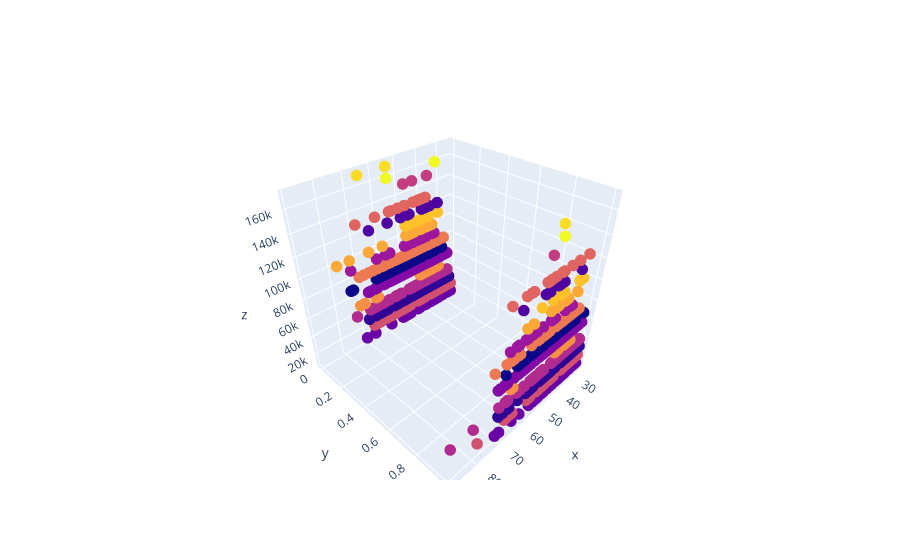
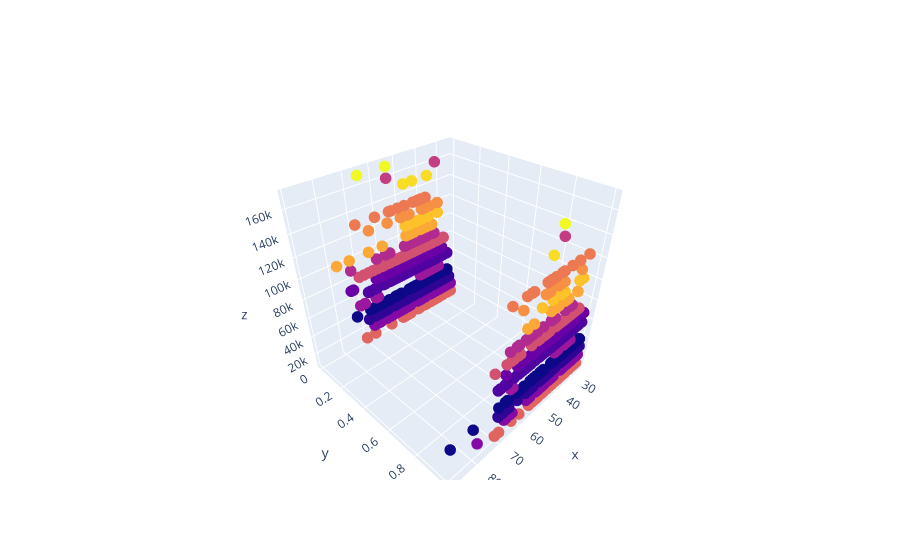
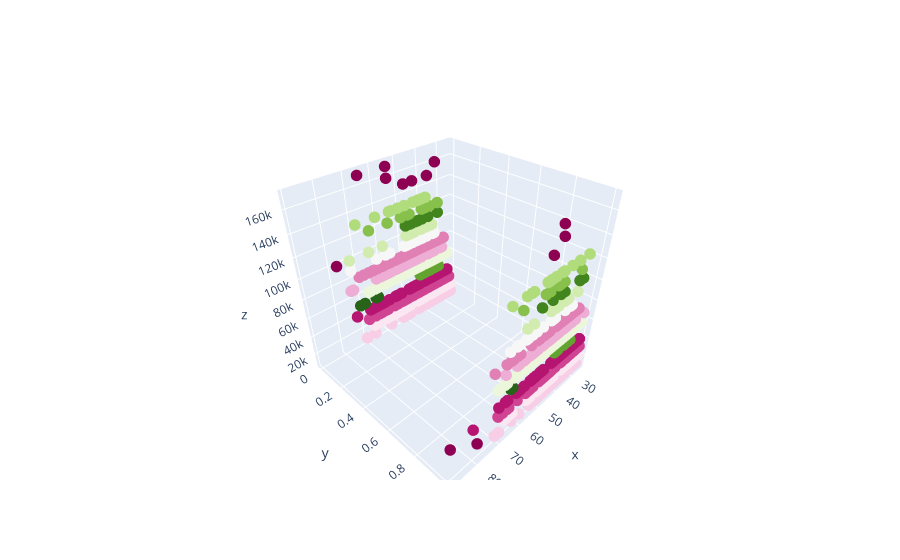

Here is the notebook cell these charts were saved with, in order:
### Code cell
import pandas as pd
import numpy as np
import matplotlib.pyplot as plt
from sklearn.cluster import KMeans
import plotly.graph_objects as go
from sklearn.metrics import silhouette_score
from sklearn.cluster import AgglomerativeClustering
from sklearn.cluster import DBSCAN
import time

# Датасет для работы берется из прошлой работы
data = pd.read_csv('bike_stats.csv', sep=',')
data=data.dropna()
data['Gender'].replace('Male',0,inplace=True)
data['Gender'].replace('Female',1,inplace=True)
data=data.drop(['ID', 'Marital Status', 'Education', 'Occupation','Home Owner','Commute Distance','Region','Purchased Bike'], axis=1)


# Переменные для замера времени работы алгоритмов
delta1 = delta2 = delta3 = 0


def task1():
    print('\nВыполнение первого задания:\n')
    print('Кол-во пустых строк ->: ',data.isna().sum().sum())


    print('\nПервые 5 строк таблицы:\n', data.head())


def task2():
    print('\nВыполнение второго задания:\n'
          'Результат кластеризации представлен на диаграммах.')

    models = []
    score1 = []
    score2 = []

    for i in range(2, 19):
        model = KMeans(n_clusters=i, random_state=123, init='k-means++').fit(data)
        models.append(model)
        score1.append(model.inertia_)
        score2.append(silhouette_score(data, model.labels_))

    plt.grid()
    plt.plot(np.arange(2, 19), score1, marker='o',color='magenta')
    plt.show()
    plt.grid()
    plt.plot(np.arange(2, 19), score2, marker='o',color='cyan')
    plt.show()

    start = time.perf_counter()

    model1 = KMeans(n_clusters=16, random_state=123, init='k-means++')
    model1.fit(data)

    global delta1
    delta1 = time.perf_counter() - start

    print('\nКоординаты центров кластеров:\n',
          model1.cluster_centers_)

    labels = model1.labels_
    data['Cluster'] = labels

    print('\nОптимальное кол-во кластеров при k-means кластеризации:\n',
          data['Cluster'].value_counts(), sep='')

    fig = go.Figure(data=[go.Scatter3d(x=data['Age'],
                                       y=data['Gender'],
                                       z=data['Income'],
                                       mode='markers',
                                       marker_color=data['Cluster'],
                                       marker_size=4)])
    fig.show()


def task3():
    print('\nВыполнение третьего задания:\n'
          'Результат иерархической кластеризации данных'
          ' представлен на трехмерной диаграмме.')

    start = time.perf_counter()

    model2 = AgglomerativeClustering(16, compute_distances=True)
    clustering = model2.fit(data)

    global delta2
    delta2 = time.perf_counter() - start

    data['Cluster'] = clustering.labels_
    print('\nОптимальное кол-во кластеров при иерархической кластеризации:\n',
          data['Cluster'].value_counts(), sep='')

    fig = go.Figure(data=[go.Scatter3d(x=data['Age'],
                                       y=data['Gender'],
                                       z=data['Income'],
                                       mode='markers',
                                       marker_color=data['Cluster'],
                                       marker_size=4)])
    fig.show()


def task4():
    print('\nВыполнение четвертого задания:\n'
          'Результат кластеризации данных с помощью алгоритма'
          ' DBSCAN представлен на трехмерной диаграмме.')

    start = time.perf_counter()

    model3 = DBSCAN(eps=11, min_samples=5).fit(data)
    data['Cluster'] = model3.labels_

    global delta3
    delta3 = time.perf_counter() - start

    print('\nОптимальное кол-во кластеров при '
          'кластеризации алгоритмом DBSCAN:\n',
          data['Cluster'].value_counts(), sep='')

    fig = go.Figure(
        data=[go.Scatter3d(x=data['Age'],
                                       y=data['Gender'],
                                       z=data['Income'],
                                       mode='markers',
                                       marker_color=data['Cluster'],
                                       marker_size=4)])
    fig.show()


def task5():
    print('\nВыполнение пятого задания:\n'
          'Результат сравнения быстродействия алгоритмов '
          'представлен на следующей таблице:',
          "\nНазвание алгоритма                   | Время работы\n"
          "----------------------------------------------------------",
          "\nАлгоритм k-means                     |", round(delta1, 10),
          "секунд\n----------------------------------------------------------",
          "\nАлгоритм иерархической кластеризации |", round(delta2, 10),
          "секунд\n----------------------------------------------------------",
          "\nАлгоритм DBSCAN                      |", round(delta3, 10), 'секунд')


task1()
task2()
task3()
task4()
task5()

### Figure 1 — Plotly figure (JSON) as saved in the notebook; plotly's stock layout.template omitted (floating-point values rounded to 4 significant figures; data arrays with more than 128 entries replaced by an {"elided": "..."} marker saying what was removed)
{"data": [{"marker": {"color": {"elided": "1000 int values"}, "size": 4}, "mode": "markers", "x": {"elided": "1000 int values"}, "y": {"elided": "1000 int values"}, "z": {"elided": "1000 int values"}, "type": "scatter3d"}], "layout": {}}

### Figure 2 — Plotly figure (JSON) as saved in the notebook; plotly's stock layout.template omitted (floating-point values rounded to 4 significant figures; data arrays with more than 128 entries replaced by an {"elided": "..."} marker saying what was removed)
{"data": [{"marker": {"color": {"elided": "1000 int values"}, "size": 4}, "mode": "markers", "x": {"elided": "1000 int values"}, "y": {"elided": "1000 int values"}, "z": {"elided": "1000 int values"}, "type": "scatter3d"}], "layout": {}}

### Figure 3 — Plotly figure (JSON) as saved in the notebook; plotly's stock layout.template omitted (floating-point values rounded to 4 significant figures; data arrays with more than 128 entries replaced by an {"elided": "..."} marker saying what was removed)
{"data": [{"marker": {"color": {"elided": "1000 int values"}, "size": 4}, "mode": "markers", "x": {"elided": "1000 int values"}, "y": {"elided": "1000 int values"}, "z": {"elided": "1000 int values"}, "type": "scatter3d"}], "layout": {}}
